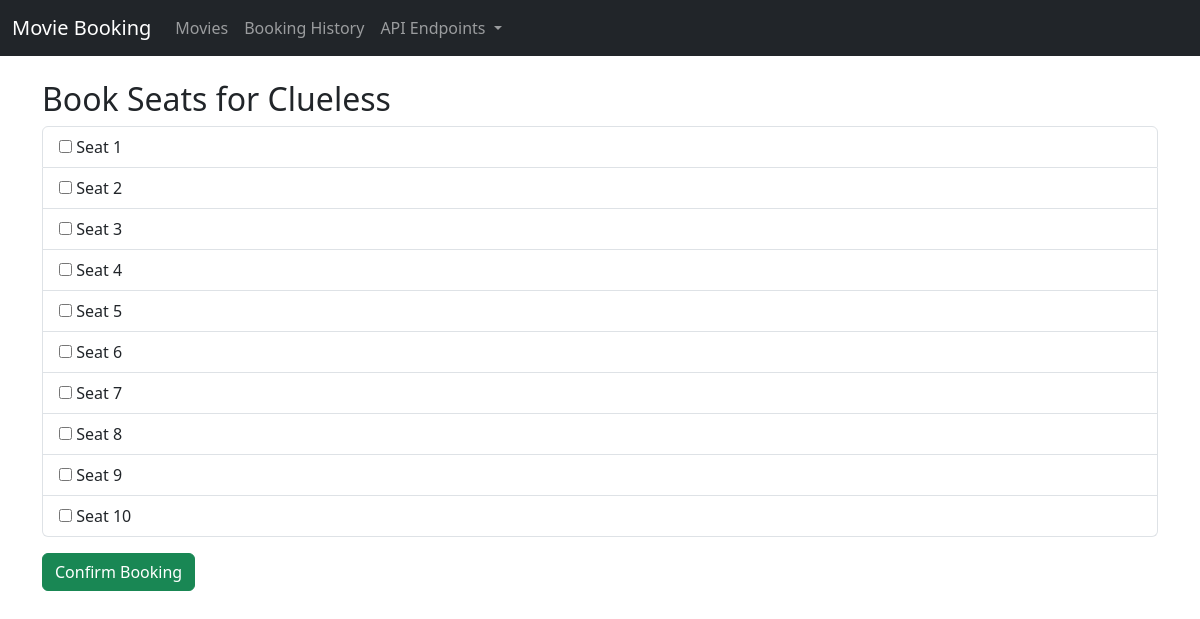
The app's page /book-seat/4/ with its own data.
### bookings/models.py (models this page shows, shortened)
class Movie(models.Model):
    title = models.CharField(max_length=200)
    description = models.TextField()
    release_date = models.DateField()
    duration = models.DurationField()

class Seat(models.Model):
    movie = models.ForeignKey(Movie, on_delete=models.CASCADE, related_name="seats")
    seat_number = models.IntegerField()
    is_booked = models.BooleanField(default=False)

### bookings/views.py (the view, shortened to what this page needs)
# urls.py: path('book-seat/<int:movie_id>/', seat_booking, name='seat_booking'),
def seat_booking(request, movie_id):
    movie = get_object_or_404(Movie, id=movie_id)
    available_seats = Seat.objects.filter(movie=movie, is_booked=False)
    return render(request, 'bookings/seat_booking.html', {
        'movie': movie,
        'seats': available_seats,
    })

### bookings/templates/bookings/seat_booking.html (shortened to what this page needs)
{% extends "bookings/base.html" %}
{% block content %}
<h2>Book Seats for {{ movie.title }}</h2>
<form method="post">
    <ul class="list-group">
        {% for seat in seats %}
        <li class="list-group-item">
          <label>
            <input type="checkbox" name="seats" value="{{ seat.id }}">
            Seat {{ seat.seat_number }}
        </label>
        </li>
        {% empty %}
        <li class="list-group-item">No available seats.</li>
        {% endfor %}
    </ul>
    <button type="submit" class="btn btn-success mt-3">Confirm Booking</button>
</form>
{% endblock %}

### records on screen
Movie: title "Clueless"
Seat: seat_number "1"
Seat: seat_number "2"
Seat: seat_number "3"
Seat: seat_number "4"
Seat: seat_number "5"
Seat: seat_number "6"
Seat: seat_number "7"
Seat: seat_number "8"
Seat: seat_number "9"
Seat: seat_number "10"
